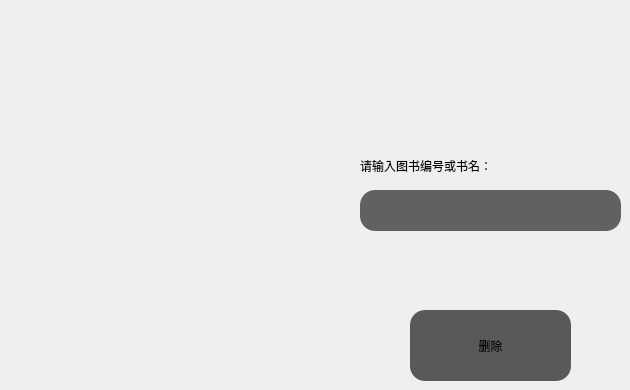
      <widget class="QWidget" name="tab_20">
       <attribute name="title">
        <string>删除</string>
       </attribute>
       <widget class="QPushButton" name="pushButton_27">
        <property name="geometry">
         <rect>
          <x>410</x>
          <y>310</y>
          <width>161</width>
          <height>71</height>
         </rect>
        </property>
        <property name="layoutDirection">
         <enum>Qt::LeftToRight</enum>
        </property>
        <property name="styleSheet">
         <string notr="true">QPushButton{
    border-top-left-radius:15px;
    background-color: rgb(89, 89, 89);
    border-top-right-radius:15px;
    border-bottom-right-radius:15px;
    border-bottom-left-radius:15px;
    }
QPushButton:hover{
    
	background-color: rgb(104, 104, 104);
    }</string>
        </property>
        <property name="text">
         <string>删除</string>
        </property>
       </widget>
       <widget class="QLabel" name="label_56">
        <property name="geometry">
         <rect>
          <x>360</x>
          <y>150</y>
          <width>201</width>
          <height>31</height>
         </rect>
        </property>
        <property name="styleSheet">
         <string notr="true">font: 10pt &quot;苹方-简&quot;;</string>
        </property>
        <property name="text">
         <string>请输入图书编号或书名：</string>
        </property>
       </widget>
       <widget class="QLineEdit" name="lineEdit_43">
        <property name="geometry">
         <rect>
          <x>360</x>
          <y>190</y>
          <width>261</width>
          <height>41</height>
         </rect>
        </property>
        <property name="styleSheet">
         <string notr="true">background-color: rgb(97, 97, 97);
border-top-left-radius:15px;
border-top-right-radius:15px;
border-bottom-right-radius:15px;
border-bottom-left-radius:15px;</string>
        </property>
       </widget>
      </widget>
